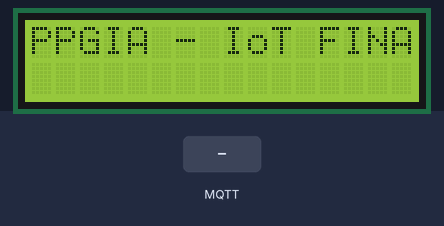
This sketch was run on a simulated ESP32. On the bench: 16×2 character LCD. The test bench sets the inputs (shaded band). WiFi joins after 1.5 s; servers stay silent unless stated; random numbers use the default seed unless the sketch sets one; no MQTT or app messages arrive unless stated; what the sketch prints to the serial monitor is not drawn.

Above: at 2.7 s.
2.8 s: MQTT message "1" arrives on the first subscribed topic
At 3.5 s:
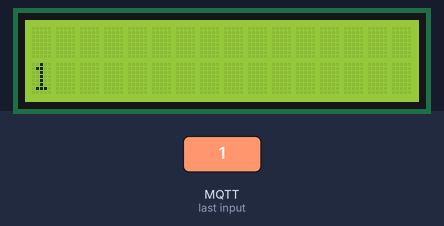
4.6 s: MQTT message "on" arrives on the first subscribed topic
At 5.8 s:
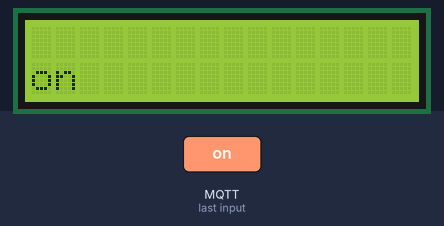
6.1 s: MQTT message "off" arrives on the first subscribed topic
At 7.2 s:
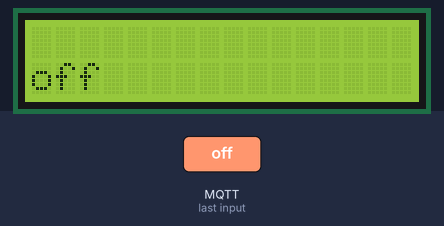
Timing chart, 0 to 9.1 s (numbered marks = the images above; inputs shaded):
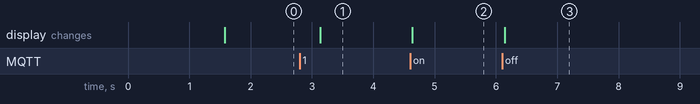

Measured:
- after the input at 2.8 s, the display: changes after 0.33 s (image 1)
- after the input at 4.6 s, the display: changes at once (image 2)
- after the input at 6.1 s, the display: changes at once (image 3)

The sketch:

MQTTDisplayInfo.ino
```cpp
/*******************************************************************************
* Master Kit - Liquid Crystal Display LCD
* Primeiros passos com um display LCD 16x2.
*******************************************************************************/

#include <LiquidCrystal.h> // inclui a biblioteca para uso do Display LCD
#include <WiFi.h>
#include <PubSubClient.h>

// ================= CONFIGURATION =================
const char *ssid = "";
const char *password = "";

const char* mqtt_server = "";
const char* mqtt_user = "";
const char* mqtt_pass = "";
const char* mqtt_topic = "esp32/cam/whois";
const int mqtt_port = 1883;
const int RS = 33, EN = 25, D4 = 26, D5 = 27, D6 = 14, D7 = 12;
LiquidCrystal lcd(RS, EN, D4, D5, D6, D7);

WiFiClient espClient;
PubSubClient client(espClient);

void callback(char* topic, byte* payload, unsigned int length) {
  Serial.print("Message arrived [");
  Serial.print(topic);
  Serial.print("]: ");

  // 1. Convert payload to a String safely
  String message = "";
  for (int i = 0; i < length; i++) {
    message += (char)payload[i];
  }

  Serial.println(message);

  lcd.clear();
  lcd.setCursor(0, 1); // (coluna 0, linha 1)
  lcd.print(message);
}

void setup(){
  Serial.begin(115200);
  setup_wifi();
  lcd.begin(16, 2); // 16 colunas e 2 linhas
  lcd.clear();
  lcd.setCursor(0, 0); // (coluna 0, linha 0)
  lcd.print("PPGIA - IoT FINAL WORK"); // Imprime mensagem
  client.setServer(mqtt_server, mqtt_port);
  client.setCallback(callback); // Register the listening function
}

void loop(){
  // Calcula o tempo decorrido em segundos desde que o Arduino foi iniciado

  if (!client.connected()) {
    reconnect();
  }
  client.loop(); // Keeps the connection alive and checks for incoming messages

  delay(500);
}

void setup_wifi() {
  delay(10);
  Serial.println();
  Serial.print("Connecting to ");
  Serial.println(ssid);

  WiFi.begin(ssid, password);

  while (WiFi.status() != WL_CONNECTED) {
    delay(500);
    Serial.print(".");
  }

  Serial.println("");
  Serial.println("WiFi connected");
  Serial.println("IP address: ");
  Serial.println(WiFi.localIP());
}

void reconnect() {
  // Loop until we're reconnected
  while (!client.connected()) {
    Serial.print("Attempting MQTT connection...");

    // Create a random client ID
    String clientId = "ESP32Client-";
    clientId += String(random(0xffff), HEX);

    // Attempt to connect
    if (client.connect(clientId.c_str(), mqtt_user, mqtt_pass)) {
      Serial.println("connected");

      // *** CRITICAL: Subscribe to the topic here ***
      client.subscribe(mqtt_topic);
      Serial.print("Subscribed to: ");
      Serial.println(mqtt_topic);

    } else {
      Serial.print("failed, rc=");
      Serial.print(client.state());
      Serial.println(" try again in 5 seconds");
      delay(5000);
    }
  }
}
```
